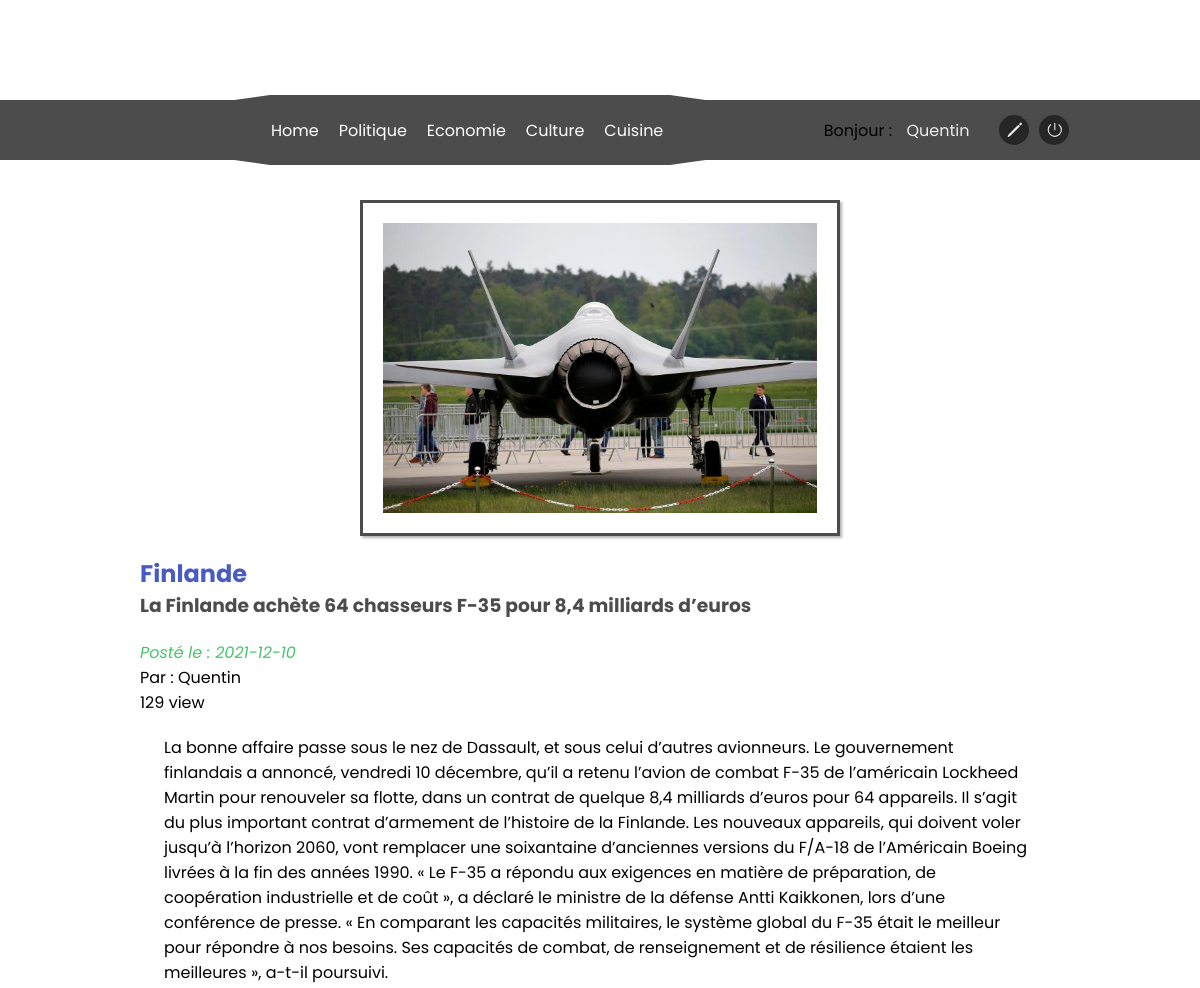
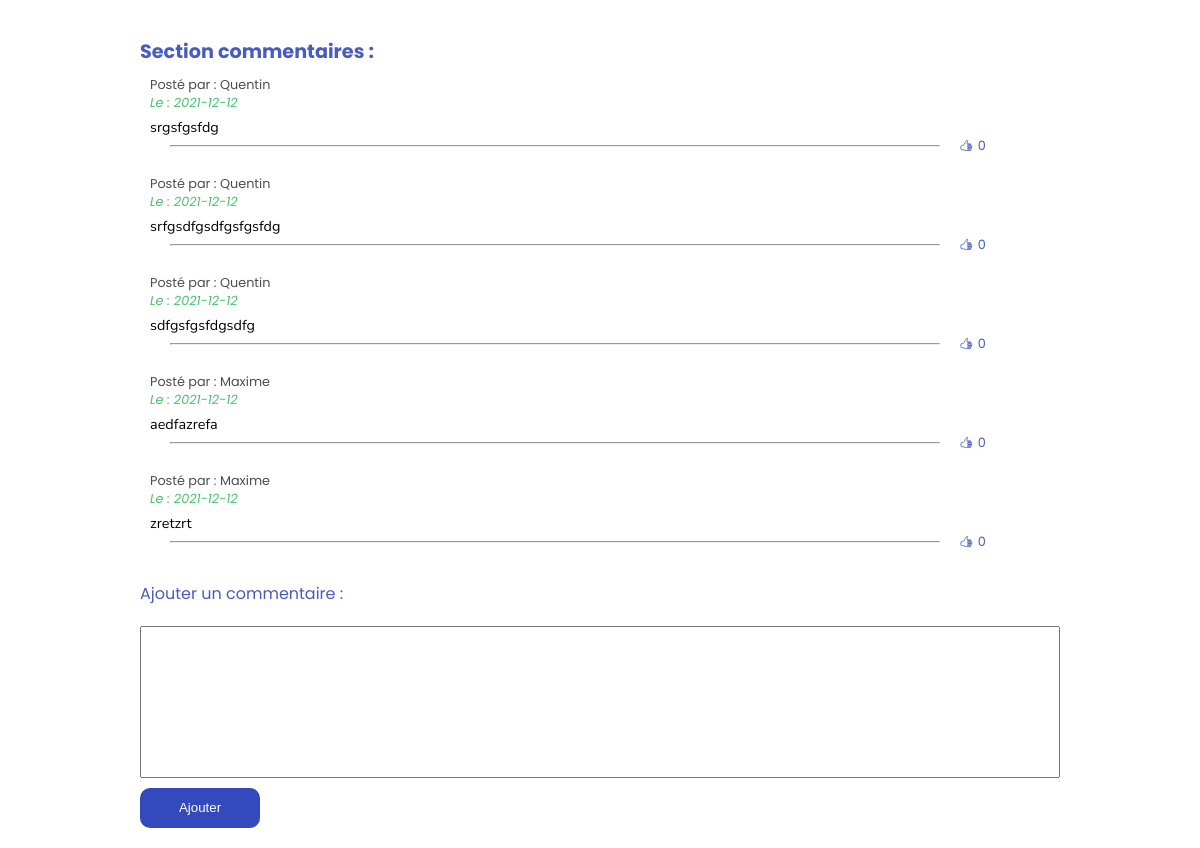
Page /index.php?action=new&id=31 (signed in) on the committed database (2 pictures, top to bottom).
### tables this page shows
CREATE TABLE IF NOT EXISTS `article` (
  `id` int(11) NOT NULL AUTO_INCREMENT,
  `userId` int(11) NOT NULL,
  `title` text NOT NULL,
  `objet` text NOT NULL,
  `content` text NOT NULL,
  `photo` text NOT NULL,
  `view` int(11) NOT NULL,
  `type` text NOT NULL,
  `dataActu` date DEFAULT NULL,
  PRIMARY KEY (`id`),
  KEY `userId` (`userId`)
);

CREATE TABLE IF NOT EXISTS `user` (
  `id` int(11) NOT NULL AUTO_INCREMENT,
  `pseudo` varchar(255) NOT NULL,
  `email` text NOT NULL,
  `password` text NOT NULL,
  `status` int(11) NOT NULL,
  PRIMARY KEY (`id`)
);

CREATE TABLE IF NOT EXISTS `comment` (
  `id` int(11) NOT NULL AUTO_INCREMENT,
  `userId` int(11) NOT NULL,
  `articleId` int(11) NOT NULL,
  `content` text NOT NULL,
  `grade` int(11) NOT NULL,
  `date` date NOT NULL,
  PRIMARY KEY (`id`),
  KEY `userId` (`userId`),
  KEY `articleId` (`articleId`)
);

### modele/Database.php (called while the page is built)
<?php
class Database
{
    public static function connect(){
        $username = 'root';
        $password = '';
        $dbb = new PDO('mysql:host=localhost;dbname=newspaper;charset=utf8', $username, $password);
        return $dbb;
    }
}

### modele/Comment.php (called while the page is built, shortened)
<?php
require_once('Modele.php');
class Comment extends Modele
{
    public function getCommentByArticleId($id){
        $query = 'SELECT comment.id,content, grade, pseudo, date FROM comment INNER JOIN user ON comment.userId = user.id WHERE comment.articleId = ? ORDER BY date DESC';
        $stmt = self::connect()->prepare($query);
        $stmt->execute(array($id));
        $request = $stmt->fetchAll();
        return $request;
    }
}

### modele/Modele.php (called while the page is built, shortened)
<?php
require_once('./modele/Database.php');
class Modele extends Database
{
    protected $item;
    public function findByItem($id){
        $query = 'SELECT * FROM ' . $this->item . ' WHERE id = ?';
        $stmt = self::connect()->prepare($query);
        $stmt->execute(array($id));
        $request = $stmt->fetch();
        return $request;
    }
    public function getPseudo($id){
        $query = 'SELECT pseudo FROM user WHERE id = ?';
        $stmt = self::connect()->prepare($query);
        $stmt->execute(array($id));
        $request = $stmt->fetch();
        return $request;
    }
}

### template/view/new.php (the view, shortened to what this page needs)
<main>
    <div class="box-news">
        <img src="<?php echo './ImageArticleStockage/' . $request['photo']; ?>" alt="">
        <div>
            <div class="titre">
                <h2><?php echo $request['title']; ?></h2>
                <h3><?php echo $request['objet']; ?></h3>
            </div>
            <div class="view">
                <p><?php echo 'Posté le : ' . $request['dataActu']; ?></p>
                <p><?php echo 'Par : ' . $pseudo['pseudo']; ?></p>
                <p><?php echo  $request['view'] . " view"; ?></p>
            </div>
            <div class="text">
                <p><?php echo $request['content']; ?></p>
            </div>
        </div>
    </div>
    <div class="comment-news" >
        <div>
            <h4>Section commentaires :</h4>
        </div>
        <?php
            if(isset($comments) && !empty($comments)) :
                foreach($comments as $comment) :
                    ?>
                    <div class="comments">
                            <p>Posté par : <span><?php echo htmlspecialchars($comment['pseudo'])?></span></p>
                            <p>Le : <span><?php echo htmlspecialchars($comment['date'])?></span></p>
                            <p><?php echo htmlspecialchars($comment['content'])?></p>
                            <div>
                                <div class="trait">
                                    <hr>
                                </div>
                                <div class="lien" >
                                    <a href="../index.php?action=gradeComment&idC=<?php echo $comment['id']; ?>&idA=<?php echo $request['id']; ?>" >
                                        <ion-icon name="thumbs-up-outline"></ion-icon><p><?php echo htmlspecialchars($comment['grade']); ?></p>
                                    </a>
                                </div>
                            </div>
                    </div>
                    <?php
                endforeach;
                else:
                ?>
                <div class="comments">
                    <p>(Aucun commentaire)</p>
                </div>
                <?php
            endif;
            ?>
        <div class="ajout" >
            <form action="../index.php?action=comment&id=<?php echo $request['id']; ?>" method="post">
                <div>
                    <label for="text">Ajouter un commentaire :</label>
                    <textarea name="commentText" id="text" cols="30" rows="10"></textarea>
                    <input type="submit" value="Ajouter" class="button-style" >
                </div>
            </form>
        </div>
    </div>
</main>
<?php require_once('./template/template.php'); ?>

### public/css/style.css (style rules this page uses)
* { padding: 0; margin: 0; box-sizing: border-box; }
:root { --color-p1-o1: rgba(255,255,255,0.1); --color-p1-o2: rgba(255,255,255,0.3); --color-p1-o3: rgba(255,255,255,0.5); --color-p1-o4: rgba(255,255,255,0.7); --color-p1-o5: rgba(255,255,255,0.9); --color-p1-o6: rgba(255,255,255,1); --color-p2-o1: rgba(0, 0, 0, 0.1); --color-p2-o2: rgba(0, 0, 0, 0.3); --color-p2-o3: rgba(0, 0, 0, 0.5); --color-p2-o4: rgba(0, 0, 0, 0.7); --color-p2-o5: rgba(0, 0, 0, 0.9); --color-p2-o6: rgb(0, 0, 0); --color-p3-o1: rgba(52, 73, 189,0.1); --color-p3-o2: rgba(52, 73, 189,0.3); --color-p3-o3: rgba(52, 73, 189,0.5); --color-p3-o4: rgba(52, 73, 189,0.7); --color-p3-o5: rgba(52, 73, 189,0.9); --color-p3-o6: rgb(52, 73, 189); --color-p4-o1: rgba(52, 189, 93, 0.1); --color-p4-o2: rgba(52, 189, 93, 0.3); --color-p4-o3: rgba(52, 189, 93, 0.5); --color-p4-o4: rgba(52, 189, 93, 0.7); --color-p4-o5: rgba(52, 189, 93, 0.9); --color-p4-o6: rgb(52, 189, 93); --font1: 'Poppins', sans-serif; --font2: 'Nunito', sans-serif; --trans0: all 0.2s linear; --trans1: all 0.4s linear; --trans2: all 0.6s linear; --trans3: all 0.8s linear; --trans4: all 1s linear; --bs-p1-1: 0.1em 0.1em 0.1em var(--color-p1-o1); --bs-p1-2: 0.15em 0.15em 0.15em var(--color-p1-o2); --bs-p2-1: 0.1em 0.1em 0.1em var(--color-p2-o1); --bs-p2-2: 0.15em 0.15em 0.15em var(--color-p2-o2); --bs-p3-1: 0.1em 0.1em 0.1em var(--color-p3-o1); --bs-p3-2: 0.15em 0.15em 0.15em var(--color-p3-o2); }
body { font-family: var(--font1); }
a { text-decoration: none; }
.button-style { background-color: var(--color-p3-o6); border: 1px solid transparent; color: var(--color-p1-o6); transition: var(--trans1); }

### public/css/new.css (style rules this page uses)
main { padding: 0 20px; }
.box-news, .comment-news { display: flex; flex-direction: column; margin: 0 25vw; }
img { width: 20vw; align-self: center; padding: 20px; border: solid var(--color-p2-o4) 3px; box-shadow: var(--bs-p2-2); }
h2 { color: var(--color-p3-o5); }
h3 { color: var(--color-p2-o4); }
.titre { margin: 20px auto; }
.view { margin-bottom: 20px; }
.view p:nth-child(1) { font-style: italic; color: var(--color-p4-o5); }
.text { margin: 0 2vw; }
.comment-news { padding-top: 40px; }
.comment-news h4 { font-size: 1.2em; color: var(--color-p3-o5); }
.comments > p:nth-child(1) { color:var(--color-p2-o4); font-size: 0.8em; }
.comments > p:nth-child(2) { color:var(--color-p4-o5); font-size: 0.8em; font-style: italic; }
.comments > p:nth-child(3) { margin-top: 5px; font-size: 0.9em; font-family: var(--font2); }
.comments { padding: 10px; }
.comments > div { display: flex; align-items: center; justify-content: space-between; font-size: 0.8em; }
.trait { width: 90%; text-align: center; padding: 0 20px; }
.trait hr { color: var(--color-p2-o3); }
.lien { width: 10%; }
.lien a { display: flex; flex-direction: row; align-items: center; gap: 5px; color: var(--color-p3-o5); }
.ajout { padding: 20px 0; }
.ajout form { display: flex; flex-direction: column; }
.ajout form > div { display: flex; flex-direction: column; gap: 10px; }
form > div label { font-size: var(--font2); color: var(--color-p3-o5) }
form > div input { width: 120px; height: 40px; border-radius: 10px; }
form > div textarea { resize: none; }
@media (max-width: 1200px) { .box-news, .comment-news { margin: 0 10vw; } }
@media (max-width: 1200px) { img { width: 40vw; } }

### rows in the picture
article: photo (picture), title "Finlande", objet "La Finlande achète 64 chasseurs F-35 pour 8,4 milliards d’euros", dataActu "2021-12-10", view "129", content "La bonne affaire passe sous le nez de Dassault, et sous celui d’autres avionneurs. Le gouvernement finlandais a annoncé, vendredi 10 décembre, qu’il a retenu l’avion de combat F-35 de l’américain Lockheed Martin pour renouveler sa flotte, dans un contrat de quelque 8,4 milliards d’euros pour 64 appareils. Il s’agit du plus important contrat d’armement de l’histoire de la Finlande. Les nouveaux appareils, qui doivent voler jusqu’à l’horizon 2060, vont remplacer une soixantaine d’anciennes versions du F/A-18 de l’Américain Boeing livrées à la fin des années 1990. « Le F-35 a répondu aux exigences en matière de préparation, de coopération industrielle et de coût », a déclaré le ministre de la…"
user: pseudo "Quentin"
comment: userId.pseudo "Quentin", date "2021-12-12", content "srgsfgsfdg", grade "0"
comment: userId.pseudo "Quentin", date "2021-12-12", content "srfgsdfgsdfgsfgsfdg", grade "0"
comment: userId.pseudo "Quentin", date "2021-12-12", content "sdfgsfgsfdgsdfg", grade "0"
comment: userId.pseudo "Maxime", date "2021-12-12", content "aedfazrefa", grade "0"
comment: userId.pseudo "Maxime", date "2021-12-12", content "zretzrt", grade "0"

### other values in the picture
$_SESSION['pseudo'] "Quentin"
